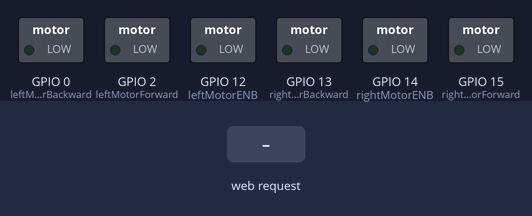
This sketch was run on a simulated ESP8266 (NodeMCU). On the bench: switched loads named in the sketch (green lamp = pin HIGH). The test bench sets the inputs (shaded band). WiFi joins after 1.5 s; servers stay silent unless stated; what the sketch prints to the serial monitor is not drawn.

Above: at 2.7 s.
2.8 s: HTTP request GET /forward received
At 3.2 s:
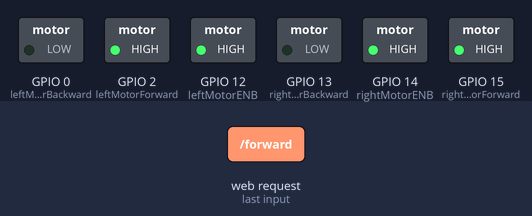
4.3 s: HTTP request GET /backward received
At 5.5 s:
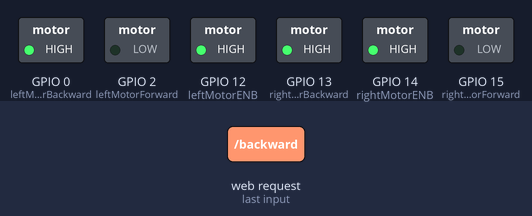
5.8 s: HTTP request GET /left received
At 6.6 s:
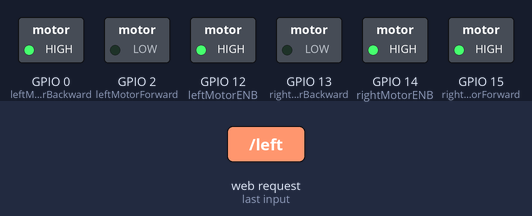
7.3 s: HTTP request GET /right received
At 7.7 s:
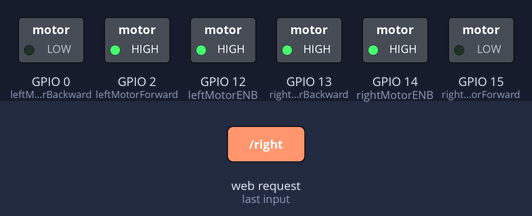
8.8 s: HTTP request GET /stop received
At 10.1 s:
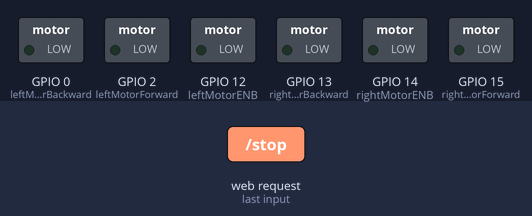
Timing chart, 0 to 11.3 s (numbered marks = the images above; inputs shaded):
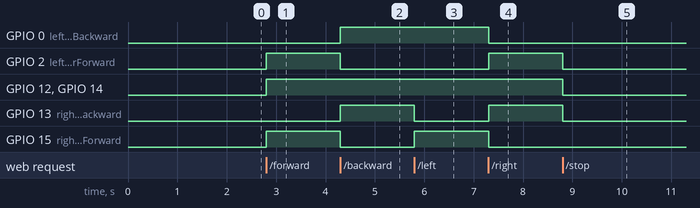

Measured:
- after the input at 2.8 s, GPIO 2 (leftMotorForward), GPIO 12 (leftMotorENB), GPIO 14 (rightMotorENB), GPIO 15 (rightMotorForward): LOW → HIGH at once
- after the input at 4.3 s, GPIO 0 (leftMotorBackward), GPIO 13 (rightMotorBackward): LOW → HIGH at once; GPIO 2 (leftMotorForward), GPIO 15 (rightMotorForward): HIGH → LOW at once
- after the input at 5.8 s, GPIO 13 (rightMotorBackward): HIGH → LOW at once; GPIO 15 (rightMotorForward): LOW → HIGH at once
- after the input at 7.3 s, GPIO 0 (leftMotorBackward), GPIO 15 (rightMotorForward): HIGH → LOW at once; GPIO 2 (leftMotorForward), GPIO 13 (rightMotorBackward): LOW → HIGH at once
- after the input at 8.8 s, GPIO 2 (leftMotorForward), GPIO 12 (leftMotorENB), GPIO 13 (rightMotorBackward), GPIO 14 (rightMotorENB): HIGH → LOW at once

The sketch:

car.ino
```cpp
#include <ESP8266WiFi.h>

WiFiServer server(80);
const char* ssid = "YID";
const char* password = "DENEME";

/* Motor Pin Tanımlamaları */
int leftMotorForward = 2;   // D4
int rightMotorForward = 15; // D8
int leftMotorBackward = 0;  // D3
int rightMotorBackward = 13; // D7
int rightMotorENB = 14;     // D5
int leftMotorENB = 12;      // D6

void setup() {
  Serial.begin(115200);

  /* Pin modlarını ayarla */
  pinMode(leftMotorForward, OUTPUT);
  pinMode(rightMotorForward, OUTPUT);
  pinMode(leftMotorBackward, OUTPUT);
  pinMode(rightMotorBackward, OUTPUT);
  pinMode(leftMotorENB, OUTPUT);
  pinMode(rightMotorENB, OUTPUT);

  /* WiFi'ye bağlan */
  connectWiFi();
  server.begin();
}

void loop() {
  WiFiClient client = server.available();
  if (!client) return;

  // İstemciden veri gelene kadar bekle
  String request = client.readStringUntil('\r');
  client.flush();

  // URL içindeki komutları kontrol et (Örn: IP_ADRESI/forward)
  if (request.indexOf("/forward") != -1) MotorForward();
  else if (request.indexOf("/backward") != -1) MotorBackward();
  else if (request.indexOf("/left") != -1) TurnLeft();
  else if (request.indexOf("/right") != -1) TurnRight();
  else if (request.indexOf("/stop") != -1) MotorStop();

  // Basit bir HTTP yanıtı gönder (Tarayıcıda boş sayfa kalmaması için)
  client.println("HTTP/1.1 200 OK");
  client.println("Content-Type: text/html");
  client.println("");
  client.println("<!DOCTYPE HTML><html>Komut Alindi</html>");
  delay(1);
}

/* --- Motor Fonksiyonları --- */

void MotorForward() {
  digitalWrite(leftMotorENB, HIGH);
  digitalWrite(rightMotorENB, HIGH);
  digitalWrite(leftMotorForward, HIGH);
  digitalWrite(rightMotorForward, HIGH);
  digitalWrite(leftMotorBackward, LOW);
  digitalWrite(rightMotorBackward, LOW);
}

void MotorBackward() {
  digitalWrite(leftMotorENB, HIGH);
  digitalWrite(rightMotorENB, HIGH);
  digitalWrite(leftMotorBackward, HIGH);
  digitalWrite(rightMotorBackward, HIGH);
  digitalWrite(leftMotorForward, LOW);
  digitalWrite(rightMotorForward, LOW);
}

void TurnLeft() {
  digitalWrite(leftMotorENB, HIGH);
  digitalWrite(rightMotorENB, HIGH);
  digitalWrite(leftMotorForward, LOW);
  digitalWrite(rightMotorForward, HIGH);
  digitalWrite(leftMotorBackward, HIGH);
  digitalWrite(rightMotorBackward, LOW);
}

void TurnRight() {
  digitalWrite(leftMotorENB, HIGH);
  digitalWrite(rightMotorENB, HIGH);
  digitalWrite(leftMotorForward, HIGH);
  digitalWrite(rightMotorForward, LOW);
  digitalWrite(leftMotorBackward, LOW);
  digitalWrite(rightMotorBackward, HIGH);
}

void MotorStop() {
  digitalWrite(leftMotorENB, LOW);
  digitalWrite(rightMotorENB, LOW);
  digitalWrite(leftMotorForward, LOW);
  digitalWrite(rightMotorForward, LOW);
  digitalWrite(leftMotorBackward, LOW);
  digitalWrite(rightMotorBackward, LOW);
}

void connectWiFi() {
  Serial.print("Baglaniyor: ");
  Serial.println(ssid);
  WiFi.begin(ssid, password);
  while (WiFi.status() != WL_CONNECTED) {
    delay(500);
    Serial.print(".");
  }
  Serial.println("\nWiFi Baglandi!");
  Serial.print("IP Adresi: ");
  Serial.println(WiFi.localIP());
}
```
